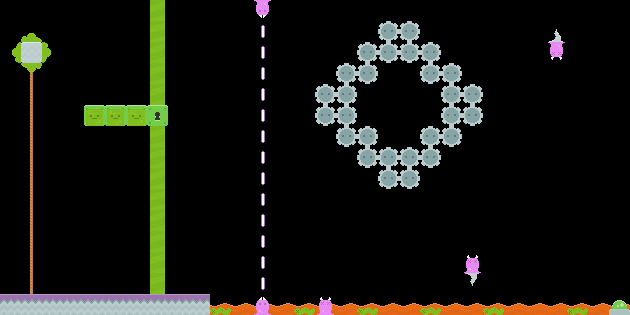

A level layout from a 2D game, rendered from its tile map. Below: a short description, then the map file with its tile-grid data intact:
An orthogonal 30x15 tile map with 21x21 px tiles, 3 tile layers (Capa de patrones 3, Capa de patrones 2, Capa de patrones 1), 2 tilesets.

<map version="1.2" tiledversion="1.3.5" orientation="orthogonal" renderorder="right-down" width="30" height="15" tilewidth="21" tileheight="21" infinite="0" nextlayerid="5" nextobjectid="4">
 <editorsettings>
  <export target="51.tmx" format="tmx" />
 </editorsettings>
 <tileset firstgid="1" source="fondos/sprites.tsx" />
 <tileset firstgid="901" source="../bunker/sprites.tsx" />
 <layer id="3" name="Capa de patrones 3" width="30" height="15">
  <data encoding="csv">
0,0,0,0,0,0,0,227,0,0,0,0,0,0,0,0,0,0,0,0,0,0,0,0,0,0,0,0,0,0,
0,0,0,0,0,0,0,227,0,0,0,0,0,0,0,0,0,0,235,235,0,0,0,0,0,0,0,0,0,0,
0,0,0,0,0,0,0,227,0,0,0,0,0,0,0,0,0,235,235,235,235,0,0,0,0,0,0,0,0,0,
0,347,0,0,0,0,0,227,0,0,0,0,0,0,0,0,235,235,0,0,235,235,0,0,0,0,0,0,0,0,
0,347,0,0,0,0,0,1127,0,0,0,0,0,0,0,235,235,0,0,0,0,235,235,0,0,0,0,0,0,0,
0,347,0,0,1096,1096,1096,1096,0,0,0,0,0,0,0,235,235,0,0,0,0,235,235,0,0,0,0,0,0,0,
0,347,0,0,0,0,0,1127,0,0,0,0,0,0,0,0,235,235,0,0,235,235,0,0,0,0,0,0,0,0,
0,347,0,0,0,0,0,1127,0,0,0,0,0,0,0,0,0,235,235,235,235,0,0,0,0,0,0,0,0,0,
0,347,0,0,0,0,0,227,0,0,0,0,0,0,0,0,0,0,235,235,0,0,0,0,0,0,0,0,0,0,
0,347,0,0,0,0,0,227,0,0,0,0,0,0,0,0,0,0,0,0,0,0,0,0,0,0,0,0,0,0,
0,347,0,0,0,0,0,227,0,0,0,0,0,0,0,0,0,0,0,0,0,0,0,0,0,0,0,0,0,0,
0,347,0,0,0,0,0,227,0,0,0,0,0,0,0,0,0,0,0,0,0,0,0,0,0,0,0,0,0,0,
0,347,0,0,0,0,0,227,0,0,0,0,0,0,0,0,0,0,0,0,0,0,0,0,0,0,0,0,0,0,
0,347,0,0,0,0,0,227,0,0,0,0,0,0,0,0,0,0,0,0,0,0,0,0,0,0,0,0,0,0,
0,0,0,0,0,0,0,0,0,0,0,0,0,0,0,0,0,0,0,0,0,0,0,0,0,0,0,0,0,0
</data>
 </layer>
 <layer id="2" name="Capa de patrones 2" width="30" height="15">
  <data encoding="csv">
0,0,0,0,0,0,0,0,0,0,0,0,0,0,0,0,0,0,0,0,0,0,0,0,0,0,0,0,0,0,
0,47,0,0,0,0,0,0,0,0,0,0,0,0,0,0,0,0,0,0,0,0,0,0,0,0,0,0,0,0,
1610612783,275,2684354607,0,0,0,0,0,0,0,0,0,0,0,0,0,0,0,0,0,0,0,0,0,0,0,0,0,0,0,
0,3221225519,0,0,0,0,0,0,0,0,0,0,0,0,0,0,0,0,0,0,0,0,0,0,0,0,0,0,0,0,
0,0,0,0,0,0,0,0,0,0,0,0,0,0,0,0,0,0,0,0,0,0,0,0,0,0,0,0,0,0,
0,0,0,0,0,0,0,0,0,0,0,0,0,0,0,0,0,0,0,0,0,0,0,0,0,0,0,0,0,0,
0,0,0,0,0,0,0,0,0,0,0,0,0,0,0,0,0,0,0,0,0,0,0,0,0,0,0,0,0,0,
0,0,0,0,0,0,0,0,0,0,0,0,0,0,0,0,0,0,0,0,0,0,0,0,0,0,0,0,0,0,
0,0,0,0,0,0,0,0,0,0,0,0,0,0,0,0,0,0,0,0,0,0,0,0,0,0,0,0,0,0,
0,0,0,0,0,0,0,0,0,0,0,0,0,0,0,0,0,0,0,0,0,0,0,0,0,0,0,0,0,0,
0,0,0,0,0,0,0,0,0,0,0,0,0,0,0,0,0,0,0,0,0,0,0,0,0,0,0,0,0,0,
0,0,0,0,0,0,0,0,0,0,0,0,0,0,0,0,0,0,0,0,0,0,0,0,0,0,0,0,0,0,
0,0,0,0,0,0,0,0,0,0,0,0,0,0,0,0,0,0,0,0,0,0,0,0,0,0,0,0,0,0,
0,0,0,0,0,0,0,0,0,0,0,0,0,0,0,0,0,0,0,0,0,0,0,0,0,0,0,0,0,0,
0,0,0,0,0,0,0,0,0,0,14,14,14,14,14,14,14,14,14,14,14,14,14,14,14,14,14,14,14,14
</data>
 </layer>
 <layer id="1" name="Capa de patrones 1" width="30" height="15">
  <data encoding="csv">
0,0,0,0,0,0,0,0,0,0,0,0,3221226191,0,0,0,0,0,0,0,0,0,0,0,0,0,0,0,0,0,
0,0,0,0,0,0,0,0,0,0,0,0,2684355271,0,0,0,0,0,0,0,0,0,0,0,0,0,776,0,0,0,
0,0,0,0,0,0,0,0,0,0,0,0,2684355271,0,0,0,0,0,0,0,0,0,0,0,0,0,3221226192,0,0,0,
0,0,0,0,0,0,0,0,0,0,0,0,2684355271,0,0,0,0,0,0,0,0,0,0,0,0,0,0,0,0,0,
0,0,0,0,0,0,0,0,0,0,0,0,2684355271,0,0,0,0,0,0,0,0,0,0,0,0,0,0,0,0,0,
0,0,0,0,1165,1165,1165,0,0,0,0,0,2684355271,0,0,0,0,0,0,0,0,0,0,0,0,0,0,0,0,0,
0,0,0,0,0,0,0,0,0,0,0,0,2684355271,0,0,0,0,0,0,0,0,0,0,0,0,0,0,0,0,0,
0,0,0,0,0,0,0,0,0,0,0,0,2684355271,0,0,0,0,0,0,0,0,0,0,0,0,0,0,0,0,0,
0,0,0,0,0,0,0,0,0,0,0,0,2684355271,0,0,0,0,0,0,0,0,0,0,0,0,0,0,0,0,0,
0,0,0,0,0,0,0,0,0,0,0,0,2684355271,0,0,0,0,0,0,0,0,0,0,0,0,0,0,0,0,0,
0,0,0,0,0,0,0,0,0,0,0,0,2684355271,0,0,0,0,0,0,0,0,0,0,0,0,0,0,0,0,0,
0,0,0,0,0,0,0,0,0,0,0,0,2684355271,0,0,0,0,0,0,0,0,0,0,0,0,0,0,0,0,0,
0,0,0,0,0,0,0,0,0,0,0,0,2684355271,0,0,0,0,0,0,0,0,0,1620,0,0,0,0,0,0,0,
0,0,0,0,0,0,0,0,0,0,0,0,2684355271,0,0,0,0,0,0,0,0,0,1677,0,0,0,0,0,0,0,
184,184,184,184,184,184,184,184,184,184,297,0,719,0,297,720,0,297,0,0,297,0,0,297,0,0,0,297,0,76
</data>
 </layer>
</map>
